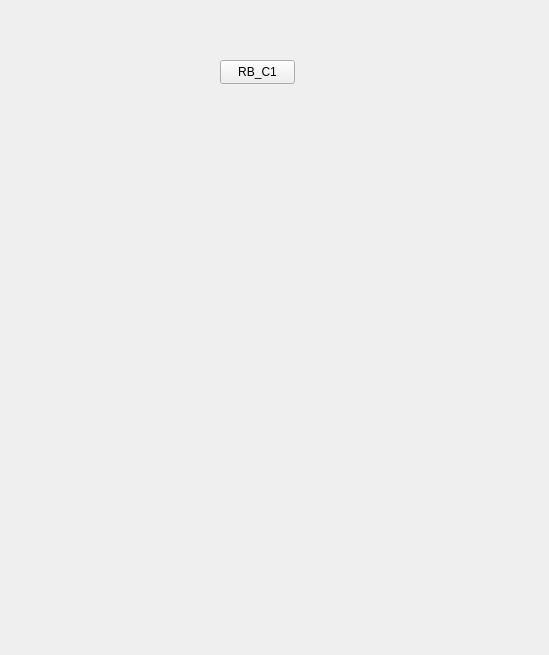
<?xml version="1.0" encoding="UTF-8"?>
<ui version="4.0">
 <class>RB</class>
 <widget class="QWidget" name="RB">
  <property name="geometry">
   <rect>
    <x>0</x>
    <y>0</y>
    <width>549</width>
    <height>655</height>
   </rect>
  </property>
  <property name="windowTitle">
   <string>Form</string>
  </property>
  <widget class="QPushButton" name="pushButton">
   <property name="geometry">
    <rect>
     <x>220</x>
     <y>60</y>
     <width>75</width>
     <height>24</height>
    </rect>
   </property>
   <property name="text">
    <string>RB_C1</string>
   </property>
  </widget>
  <widget class="QLabel" name="label">
   <property name="geometry">
    <rect>
     <x>10</x>
     <y>100</y>
     <width>531</width>
     <height>491</height>
    </rect>
   </property>
   <property name="text">
    <string/>
   </property>
   <property name="pixmap">
    <pixmap resource="resources.qrc">:/images/images/RB_C1.jpg</pixmap>
   </property>
   <property name="scaledContents">
    <bool>true</bool>
   </property>
  </widget>
 </widget>
 <resources>
  <include location="resources.qrc"/>
 </resources>
 <connections/>
</ui>
